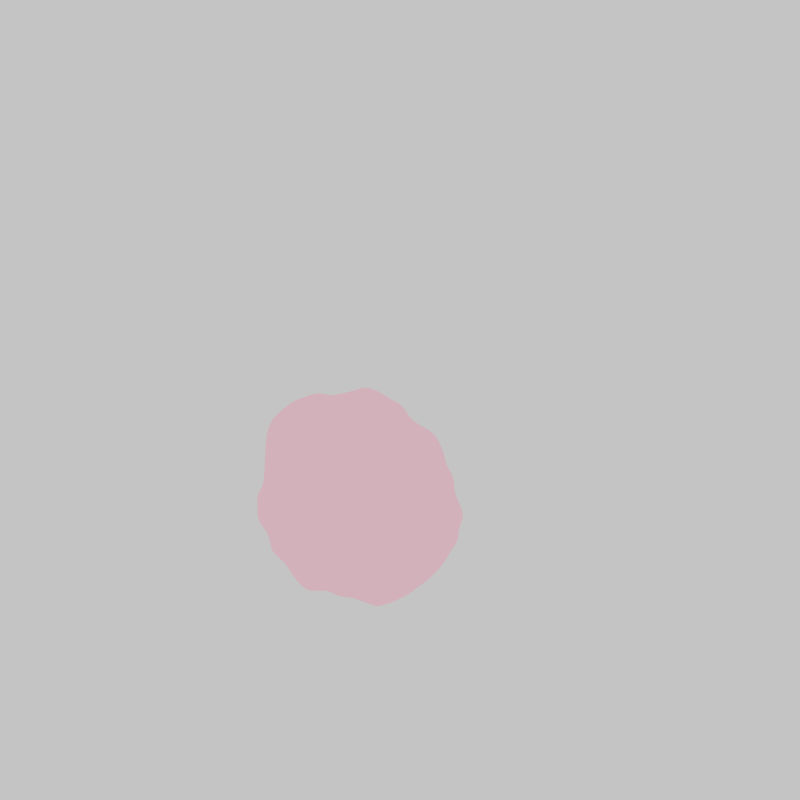
Frame 1 (no input)
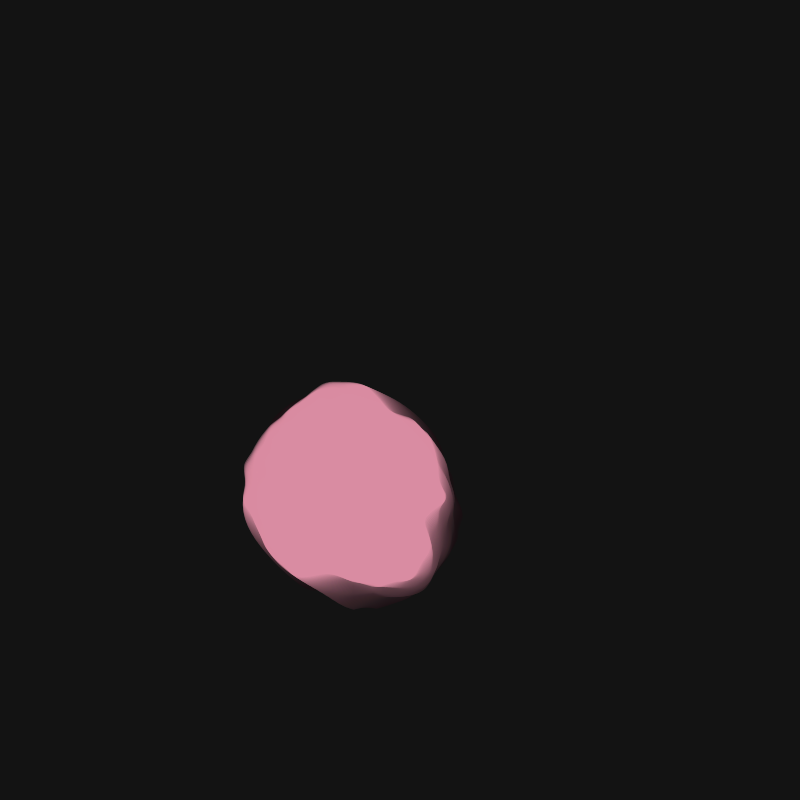
Frame 60 (the mouse pressed at the canvas centre just before this capture)
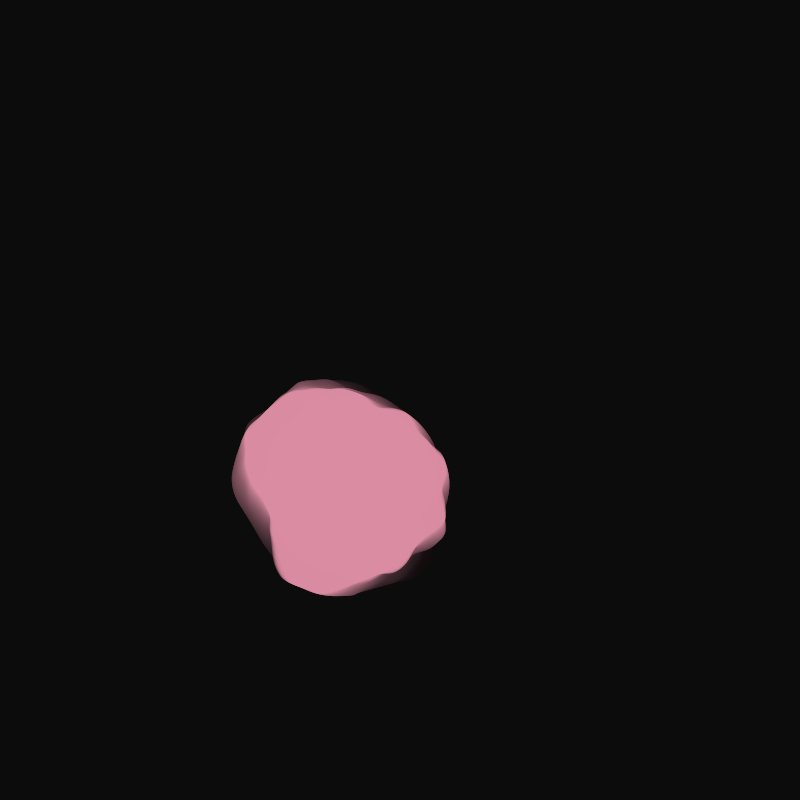
Frame 120 (the mouse held since frame 60 and released just before this capture)

The Processing sketch that drew these frames (run headless with seeded random() and noise(); from frame 60 on, the mouse is pressed at the canvas centre):

// Processing sketch: sketch_250511o
// ── sketch_250511o.pde
ArrayList<Bloom> blooms;
int state = 0;
int timer = 0;
int growTime = 300;
int dissolveTime = 200;

void setup() {
  size(800, 800);
  frameRate(30);
  smooth();
  blooms = new ArrayList<Bloom>();
  blooms.add(new Bloom());
}

void draw() {
  noStroke();
  fill(0, 10); // fade slightly
  rect(0, 0, width, height);

  if (state == 0) {
    Bloom current = blooms.get(blooms.size() - 1);
    current.grow();
    current.display();
    timer++;
    if (timer > growTime) {
      current.triggerDissolve();
      state = 1;
      timer = 0;
    }
  } else if (state == 1) {
    Bloom current = blooms.get(blooms.size() - 1);
    current.dissolve();
    current.display();
    timer++;
    if (timer > dissolveTime) {
      blooms.add(new Bloom());
      state = 0;
      timer = 0;
    }
  }

  // Show all previous with transparency
  for (int i = 0; i < blooms.size() - 1; i++) {
    blooms.get(i).displayGhost();
  }
}

// ---- CLASSES ----

class Bloom {
  ArrayList<PVector> points = new ArrayList<PVector>();
  ArrayList<Float> radii = new ArrayList<Float>();
  PVector center;
  float angleOffset;
  color c;
  boolean dissolving = false;
  float alpha = 255;
  float t = random(1000);

  Bloom() {
    center = new PVector(width/2 + random(-100, 100), height/2 + random(-100, 100));
    angleOffset = random(TWO_PI);
    c = color(random(100, 255), random(100, 255), random(100, 255), 100);
  }

  void grow() {
    int numPoints = 100;
    points.clear();
    radii.clear();
    for (int i = 0; i < numPoints; i++) {
      float angle = angleOffset + map(i, 0, numPoints, 0, TWO_PI);
      float noiseFactor = noise(cos(angle)*0.8 + t, sin(angle)*0.8 + t);
      float r = map(noiseFactor, 0, 1, 50, 150);
      PVector p = new PVector(
        center.x + cos(angle) * r,
        center.y + sin(angle) * r
      );
      points.add(p);
      radii.add(r);
    }
    t += 0.01;
  }

  void triggerDissolve() {
    dissolving = true;
  }

  void dissolve() {
    if (alpha > 0) {
      alpha -= 2;
    }
  }

  void display() {
    fill(c, alpha);
    beginShape();
    for (PVector p : points) {
      curveVertex(p.x, p.y);
    }
    endShape(CLOSE);
  }

  void displayGhost() {
    fill(c, 20);
    beginShape();
    for (PVector p : points) {
      curveVertex(p.x, p.y);
    }
    endShape(CLOSE);
  }
}
